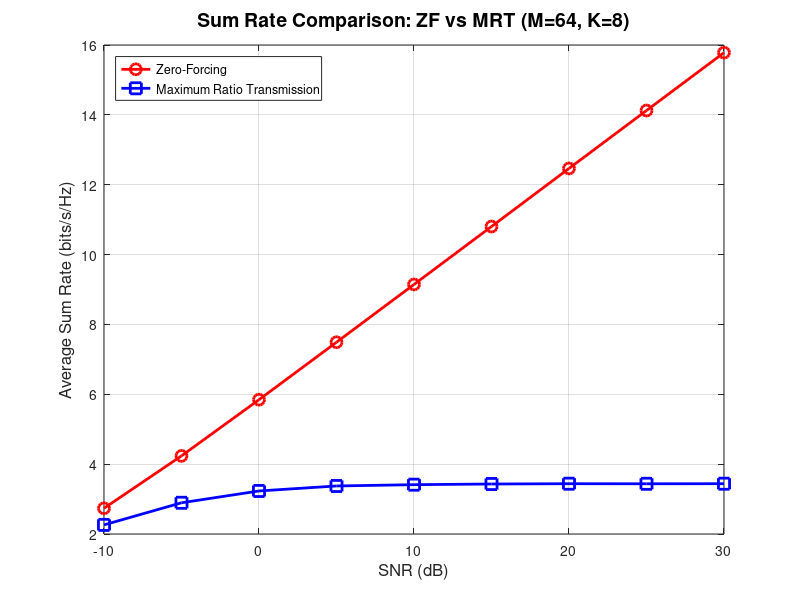

MATLAB code for this plot:
%% MIMO System Parameters
clear all;
close all;
clc;

% System parameters
M = 64;                   % Number of BS antennas
K = 8;                    % Number of users
SNR_dB = -10:5:30;        % SNR range in dB
SNR_linear = 10.^(SNR_dB/10); % Linear SNR values
num_realizations = 1000;  % Number of channel realizations

% Initialize result arrays
sum_rate_ZF = zeros(length(SNR_dB), 1);
sum_rate_MRT = zeros(length(SNR_dB), 1);

%% Main Simulation Loop
for snr_idx = 1:length(SNR_dB)
    power_per_user = SNR_linear(snr_idx);  % Transmit power per user
    
    % Temporary variables for averaging
    rate_ZF_temp = 0;
    rate_MRT_temp = 0;
    
    for n = 1:num_realizations
        % Generate Rayleigh fading channel matrix (M x K)
        H = (randn(M, K) + 1i*randn(M, K))/sqrt(2);
        
        %% Zero-Forcing Precoding
        % Calculate pseudo-inverse of channel matrix for ZF precoding
        W_ZF = H/(H'*H);  % W_ZF = H * inv(H'*H)
        
        % Normalize ZF precoding vectors
        for k = 1:K
            W_ZF(:,k) = W_ZF(:,k)/norm(W_ZF(:,k));
        end
        
        %% Maximum Ratio Transmission Precoding
        % MRT precoding (matched filter)
        W_MRT = H;
        
        % Normalize MRT precoding vectors
        for k = 1:K
            W_MRT(:,k) = W_MRT(:,k)/norm(W_MRT(:,k));
        end
        
        %% Calculate SINR and Sum Rate for ZF
        for k = 1:K
            % Calculate desired signal power
            desired_signal = power_per_user * abs(H(:,k)'*W_ZF(:,k))^2;
            
            % Calculate interference from other users
            interference = 0;
            for j = 1:K
                if j ~= k
                    interference = interference + power_per_user * abs(H(:,k)'*W_ZF(:,j))^2;
                end
            end
            
            % Calculate SINR (Signal to Interference plus Noise Ratio)
            sinr_ZF = desired_signal/(interference + 1); % Noise power = 1
            
            % Calculate rate for user k
            rate_ZF_temp = rate_ZF_temp + log2(1 + sinr_ZF);
        end
        
        %% Calculate SINR and Sum Rate for MRT
        for k = 1:K
            % Calculate desired signal power
            desired_signal = power_per_user * abs(H(:,k)'*W_MRT(:,k))^2;
            
            % Calculate interference from other users
            interference = 0;
            for j = 1:K
                if j ~= k
                    interference = interference + power_per_user * abs(H(:,k)'*W_MRT(:,j))^2;
                end
            end
            
            % Calculate SINR (Signal to Interference plus Noise Ratio)
            sinr_MRT = desired_signal/(interference + 1); % Noise power = 1
            
            % Calculate rate for user k
            rate_MRT_temp = rate_MRT_temp + log2(1 + sinr_MRT);
        end
    end
    
    % Average over all realizations
    sum_rate_ZF(snr_idx) = rate_ZF_temp/(num_realizations*K);
    sum_rate_MRT(snr_idx) = rate_MRT_temp/(num_realizations*K);
end

%% Plot Results
figure;
plot(SNR_dB, sum_rate_ZF, 'ro-', 'LineWidth', 2, 'MarkerSize', 8);
hold on;
plot(SNR_dB, sum_rate_MRT, 'bs-', 'LineWidth', 2, 'MarkerSize', 8);
grid on;
xlabel('SNR (dB)', 'FontSize', 12);
ylabel('Average Sum Rate (bits/s/Hz)', 'FontSize', 12);
title('Sum Rate Comparison: ZF vs MRT (M=64, K=8)', 'FontSize', 14);
legend('Zero-Forcing', 'Maximum Ratio Transmission', 'Location', 'northwest');

%% Display Precoding Methods
disp('-------------------------------------------------------');
disp('Block Diagram Explanation:');
disp('-------------------------------------------------------');
disp('1. Channel Estimation: H (M×K complex channel matrix)');
disp('2. Precoding Matrix Calculation:');
disp('   - Zero-Forcing (ZF): W_ZF = H * inv(H''*H)');
disp('   - Maximum Ratio Transmission (MRT): W_MRT = H');
disp('3. Precoding Vector Normalization');
disp('4. Signal Transmission with Precoding');
disp('5. Signal Reception and SINR Calculation');
disp('6. Sum Rate Calculation: Sum of log2(1+SINR) across users');
disp('-------------------------------------------------------');

%% Print numerical results
fprintf('\nNumerical Results:\n');
fprintf('-------------------------------------------------------\n');
fprintf('SNR (dB)\tZF Sum Rate\tMRT Sum Rate\n');
for i = 1:length(SNR_dB)
    fprintf('%d\t\t%.4f\t\t%.4f\n', SNR_dB(i), sum_rate_ZF(i), sum_rate_MRT(i));
end
fprintf('-------------------------------------------------------\n');